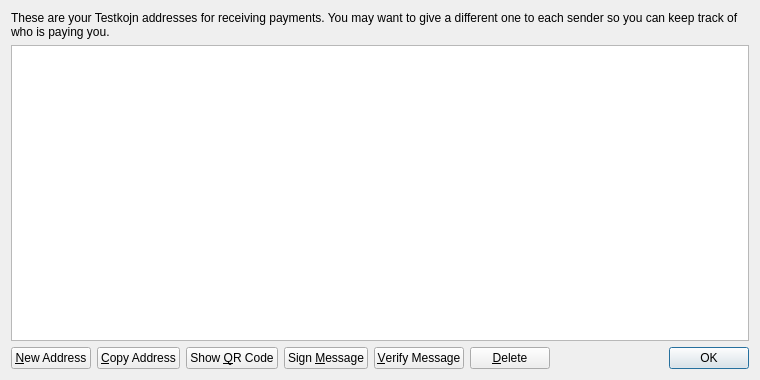
<?xml version="1.0" encoding="UTF-8"?>
<ui version="4.0">
 <class>AddressBookPage</class>
 <widget class="QWidget" name="AddressBookPage">
  <property name="geometry">
   <rect>
    <x>0</x>
    <y>0</y>
    <width>760</width>
    <height>380</height>
   </rect>
  </property>
  <property name="windowTitle">
   <string>Address Book</string>
  </property>
  <layout class="QVBoxLayout" name="verticalLayout">
   <item>
    <widget class="QLabel" name="labelExplanation">
     <property name="text">
      <string>These are your Testkojn addresses for receiving payments. You may want to give a different one to each sender so you can keep track of who is paying you.</string>
     </property>
     <property name="textFormat">
      <enum>Qt::PlainText</enum>
     </property>
     <property name="wordWrap">
      <bool>true</bool>
     </property>
    </widget>
   </item>
   <item>
    <widget class="QTableView" name="tableView">
     <property name="contextMenuPolicy">
      <enum>Qt::CustomContextMenu</enum>
     </property>
     <property name="toolTip">
      <string>Double-click to edit address or label</string>
     </property>
     <property name="tabKeyNavigation">
      <bool>false</bool>
     </property>
     <property name="alternatingRowColors">
      <bool>true</bool>
     </property>
     <property name="selectionMode">
      <enum>QAbstractItemView::SingleSelection</enum>
     </property>
     <property name="selectionBehavior">
      <enum>QAbstractItemView::SelectRows</enum>
     </property>
     <property name="sortingEnabled">
      <bool>true</bool>
     </property>
     <attribute name="verticalHeaderVisible">
      <bool>false</bool>
     </attribute>
    </widget>
   </item>
   <item>
    <layout class="QHBoxLayout" name="horizontalLayout">
     <item>
      <widget class="QPushButton" name="newAddressButton">
       <property name="toolTip">
        <string>Create a new address</string>
       </property>
       <property name="text">
        <string>&amp;New Address</string>
       </property>
       <property name="icon">
        <iconset resource="../testkojn.qrc">
         <normaloff>:/icons/add</normaloff>:/icons/add</iconset>
       </property>
      </widget>
     </item>
     <item>
      <widget class="QPushButton" name="copyToClipboard">
       <property name="toolTip">
        <string>Copy the currently selected address to the system clipboard</string>
       </property>
       <property name="text">
        <string>&amp;Copy Address</string>
       </property>
       <property name="icon">
        <iconset resource="../testkojn.qrc">
         <normaloff>:/icons/editcopy</normaloff>:/icons/editcopy</iconset>
       </property>
      </widget>
     </item>
     <item>
      <widget class="QPushButton" name="showQRCode">
       <property name="text">
        <string>Show &amp;QR Code</string>
       </property>
       <property name="icon">
        <iconset resource="../testkojn.qrc">
         <normaloff>:/icons/qrcode</normaloff>:/icons/qrcode</iconset>
       </property>
      </widget>
     </item>
     <item>
      <widget class="QPushButton" name="signMessage">
       <property name="toolTip">
        <string>Sign a message to prove you own a Testkojn address</string>
       </property>
       <property name="text">
        <string>Sign &amp;Message</string>
       </property>
       <property name="icon">
        <iconset resource="../testkojn.qrc">
         <normaloff>:/icons/edit</normaloff>:/icons/edit</iconset>
       </property>
      </widget>
     </item>
     <item>
      <widget class="QPushButton" name="verifyMessage">
       <property name="toolTip">
        <string>Verify a message to ensure it was signed with a specified Testkojn address</string>
       </property>
       <property name="text">
        <string>&amp;Verify Message</string>
       </property>
       <property name="icon">
        <iconset resource="../testkojn.qrc">
         <normaloff>:/icons/transaction_0</normaloff>:/icons/transaction_0</iconset>
       </property>
      </widget>
     </item>
     <item>
      <widget class="QPushButton" name="deleteButton">
       <property name="toolTip">
        <string>Delete the currently selected address from the list</string>
       </property>
       <property name="text">
        <string>&amp;Delete</string>
       </property>
       <property name="icon">
        <iconset resource="../testkojn.qrc">
         <normaloff>:/icons/remove</normaloff>:/icons/remove</iconset>
       </property>
      </widget>
     </item>
     <item>
      <spacer name="horizontalSpacer">
       <property name="orientation">
        <enum>Qt::Horizontal</enum>
       </property>
       <property name="sizeHint" stdset="0">
        <size>
         <width>40</width>
         <height>20</height>
        </size>
       </property>
      </spacer>
     </item>
     <item>
      <widget class="QDialogButtonBox" name="buttonBox">
       <property name="sizePolicy">
        <sizepolicy hsizetype="Maximum" vsizetype="Fixed">
         <horstretch>0</horstretch>
         <verstretch>0</verstretch>
        </sizepolicy>
       </property>
       <property name="standardButtons">
        <set>QDialogButtonBox::Ok</set>
       </property>
      </widget>
     </item>
    </layout>
   </item>
  </layout>
 </widget>
 <resources>
  <include location="../testkojn.qrc"/>
 </resources>
 <connections/>
</ui>
